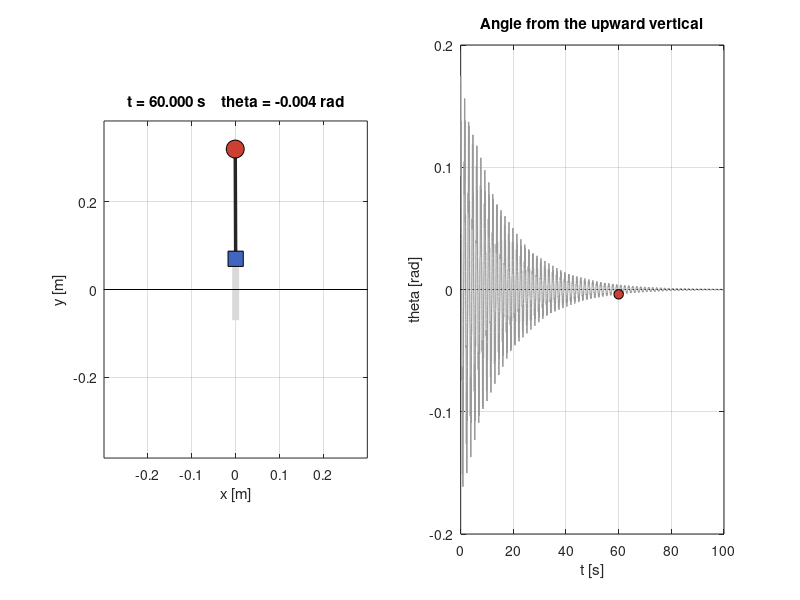

Write the MATLAB code that produced this figure.
%% ====================================================================
%  KAPITZA PENDULUM  -  simulation + animation
%
%  theta measured from the UPWARD vertical.
%  Pivot:  y_p(t) = A*cos(w*t)
%  EOM:    theta'' + gamma*theta' - ((g - A*w^2*cos(w*t))/L)*sin(theta) = 0
%  Criterion: (A*w)^2 > 2*g*L
% ====================================================================
clear; close all; clc;

%% ------------------------- Parameters -------------------------------
g     = 9.81;      % gravity                              [m/s^2]
L     = 0.25;      % pendulum length                     [m]
zeta = 0.01;
gamma = 2*zeta*sqrt(g/L);
A     = 0.07;     % pivot amplitude                      [m]
f_exc = 6.0;        % pivot frequency                      [Hz]

theta0 = 10*pi/180;     % initial angle from upward vertical   [rad]
omega0 = 0.0;      % initial angular velocity             [rad/s]

t_end  = 100.0;      % total simulated time                 [s]
t_anim = 40.0;      % animated portion                     [s]
inicio_anim = 10;
fim_anim = 60;

pts_per_period = 8;     % time samples per excitation period
fps            = 60;    % playback rate                   [1/s]
trace_len      = 80;    % bob trail length                [samples]

w  = 2*pi*f_exc;
T  = 2*pi/w;
dt = 1/fps;

%% ---------------------- Stability criterion -------------------------
ratio = (A*w)^2 / (2*g*L);
fprintf('(A*w)^2 = %.3f   2*g*L = %.3f   ratio = %.2f\n', ...
        (A*w)^2, 2*g*L, ratio);
if ratio > 1
    fprintf('Critério aproximado de alta frequência satisfeito.\n');
else
    fprintf('Critério aproximado de alta frequência não satisfeito.\n');
end

%% ---------------------------- Solve ---------------------------------
tspan  = 0:dt:t_end;
odefun = @(t,x)[ x(2);
                -gamma*x(2) + ((g - A*w^2*cos(w*t))/L)*sin(x(1)) ];

% MaxStep is essential: without it the solver steps over whole
% excitation periods and reports spurious stability.
opts = odeset( ...
    'RelTol', 1e-9, ...
    'AbsTol', 1e-11, ...
    'MaxStep', T/100);
[t,x] = ode45(odefun, tspan, [theta0; omega0], opts);

theta = x(:,1);
yp    = A*cos(w*t);
xb    = L*sin(theta);
yb    = yp + L*cos(theta);

indices_anim = find(t >= inicio_anim & t <= fim_anim);

%% ------------------------- Figure set-up ----------------------------
fig = figure('Color','w','Position',[100 100 1000 460]);

% --- left panel: animation ---
ax1 = subplot(1,2,1);
lim = 1.35*L;
hold on; box on; grid on; axis equal;
set(ax1, ...
    'XLim', [-1.2*L, 1.2*L], ...
    'YLim', [-1.2*(L+A), 1.2*(L+A)]);
xlabel('x [m]'); ylabel('y [m]');

plot([0 0],[-A A],'-','Color',[0.85 0.85 0.85],'LineWidth',5);
plot([-lim lim],[0 0],'k-','LineWidth',0.5);

h_trace = plot(NaN,NaN,'-','Color',[0.90 0.60 0.25],'LineWidth',1);
h_rod   = plot(NaN,NaN,'-','Color',[0.15 0.15 0.15],'LineWidth',2.5);
h_bob   = plot(NaN,NaN,'o','MarkerSize',13,'MarkerFaceColor',[0.80 0.25 0.20], ...
               'MarkerEdgeColor','k');
h_piv   = plot(NaN,NaN,'s','MarkerSize',11,'MarkerFaceColor',[0.25 0.40 0.75], ...
               'MarkerEdgeColor','k');
h_ttl   = title('');

% --- right panel: angle history ---
ax2 = subplot(1,2,2);
hold on; box on; grid on;
plot(t, theta, '-', 'Color',[0.60 0.60 0.60],'LineWidth',0.9);
plot([0 t_end],[0 0],'k:');
set(ax2,'XLim',[0 t_end]);
xlabel('t [s]'); ylabel('theta [rad]');
title('Angle from the upward vertical');
h_mark = plot(NaN,NaN,'o','MarkerSize',7,'MarkerFaceColor',[0.80 0.25 0.20], ...
              'MarkerEdgeColor','k');

%% -------------------------- Animate ---------------------------------
fprintf('Animating %d frames...\n', numel(indices_anim));

for k = indices_anim(:).'

    if ~ishghandle(fig), break; end

    i0 = max(indices_anim(1), k-trace_len);

    set(h_trace,'XData',xb(i0:k),  'YData',yb(i0:k));
    set(h_rod,  'XData',[0 xb(k)], 'YData',[yp(k) yb(k)]);
    set(h_bob,  'XData',xb(k),     'YData',yb(k));
    set(h_piv,  'XData',0,         'YData',yp(k));
    set(h_mark, 'XData',t(k),      'YData',theta(k));
    set(h_ttl,  'String', sprintf('t = %.3f s    theta = %+.3f rad', ...
                                   t(k), theta(k)));

    drawnow;
    pause(1/fps);
end

fprintf('Done. Final angle: %+.4f rad at t = %.2f s\n', theta(end), t(end));
